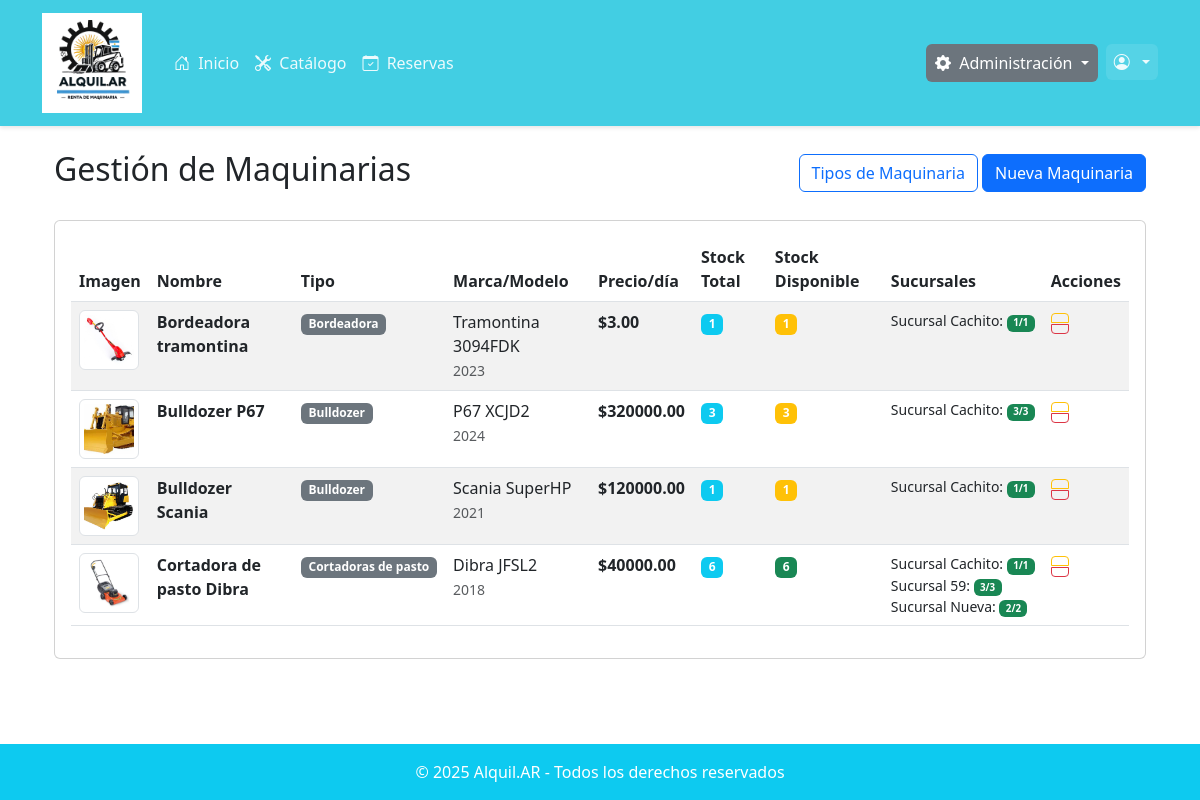
/maquinarias/ (signed in), run on the app's committed database.
### maquinarias/models.py (models this page shows, shortened)
class Maquinaria(models.Model):
    nombre = models.CharField(max_length=100)
    tipo = models.ForeignKey(TipoMaquinaria, on_delete=models.PROTECT, related_name='maquinarias')
    marca = models.CharField(max_length=50)
    modelo = models.CharField(max_length=50)
    anio = models.SmallIntegerField()
    descripcion = models.TextField()
    imagen = models.ImageField(upload_to='maquinarias/images', null=True, blank=True)
    precio_por_dia = models.FloatField()
    stock_total = models.PositiveIntegerField(default=0)
    stock_disponible = models.PositiveIntegerField(default=0)
    minimo = models.SmallIntegerField()
    maximo = models.SmallIntegerField()
    cantDias_total = models.SmallIntegerField()
    cantDias_parcial = models.SmallIntegerField()
    cantDias_nulo = models.SmallIntegerField()
    sucursales = models.ManyToManyField(Sucursal, through='MaquinariaStock', related_name='maquinarias')
    def get_stock_total(self):
        return self.stocks.aggregate(total=models.Sum('stock'))['total'] or 0
    def get_stock_disponible_total(self):
        return self.stocks.aggregate(total=models.Sum('stock_disponible'))['total'] or 0

class TipoMaquinaria(models.Model):
    nombre = models.CharField(max_length=50, unique=True)
    descripcion = models.TextField(blank=True, null=True)
    def __str__(self):
        return self.nombre
    class Meta:
        verbose_name = "Tipo de Maquinaria"
        verbose_name_plural = "Tipos de Maquinaria"

class MaquinariaStock(models.Model):
    maquinaria = models.ForeignKey(Maquinaria, on_delete=models.CASCADE, related_name='stocks')
    sucursal = models.ForeignKey(Sucursal, on_delete=models.CASCADE, related_name='stocks')
    stock = models.PositiveIntegerField(default=0, verbose_name="Stock Total")
    stock_disponible = models.PositiveIntegerField(default=0, verbose_name="Stock Disponible")
    fecha_actualizacion = models.DateTimeField(auto_now=True)
    class Meta:
        unique_together = ('maquinaria', 'sucursal')
        verbose_name = "Stock de Maquinaria"
        verbose_name_plural = "Stocks de Maquinaria"

### usuarios/models.py (models this page shows, shortened)
class Sucursal(models.Model):
    nombre = models.CharField(max_length=100)
    direccion = models.CharField(max_length=200)
    telefono = models.CharField(max_length=20, default="0")  # ✅ Campo teléfono agregado
    latitud = models.FloatField()
    longitud = models.FloatField()
    activa = models.BooleanField(default=True)

### usuarios/decorators.py (the view)
    def wrapper(request, *args, **kwargs):
        if request.user.is_authenticated and request.user.tipo == 'ADMIN':
            return view_func(request, *args, **kwargs)
        messages.error(request, "No tenés permiso para acceder a esta sección.")
        return redirect('home')  # o redirigí a otra página

### maquinarias/views.py (called while the page is built)
@login_required
@solo_admin
def maquinaria_list(request):
    maquinarias = Maquinaria.objects.all().order_by('nombre')
    paginator = Paginator(maquinarias, 10)
    page = request.GET.get('page')
    maquinarias = paginator.get_page(page)
    return render(request, 'maquinarias/maquinaria_list.html', {'maquinarias': maquinarias})

### maquinarias/templates/maquinarias/maquinaria_list.html (shortened to what this page needs)
{% extends 'base.html' %}
{% block content %}
<div class="container mt-4">
  <div class="row">
    <div class="col-12">
      <div class="d-flex justify-content-between align-items-center mb-4">
        <h2>Gestión de Maquinarias</h2>
        <div>
          <a href="{% url 'tipo_maquinaria_list' %}" class="btn btn-outline-primary">
             Tipos de Maquinaria
          </a>
          <a href="{% url 'maquinaria_create' %}" class="btn btn-primary">
             Nueva Maquinaria
          </a>
        </div>
      </div>
      <div class="card">
        <div class="card-body">
          <div class="table-responsive">
            <table class="table table-striped table-hover">
              <thead>
                <tr>
                  <th>Imagen</th>
                  <th>Nombre</th>
                  <th>Tipo</th>
                  <th>Marca/Modelo</th>
                  <th>Precio/día</th>
                  <th>Stock Total</th>
                  <th>Stock Disponible</th>
                  <th>Sucursales</th>
                  <th>Acciones</th>
                </tr>
              </thead>
              <tbody>
                {% for maquinaria in maquinarias %}
                <tr>
                  <td>
                    {% if maquinaria.imagen %}
                    <img src="{{ maquinaria.imagen.url }}"
                         alt="{{ maquinaria.nombre }}"
                         class="img-thumbnail"
                         style="width: 60px; height: 60px; object-fit: cover;">
                    {% else %}
                    <div class="bg-light d-flex align-items-center justify-content-center"
                         style="width: 60px; height: 60px;">
                      <i class="fas fa-tools text-muted"></i>
                    </div>
                    {% endif %}
                  </td>
                  <td>
                    <strong>{{ maquinaria.nombre }}</strong>
                  </td>
                  <td>
                    <span class="badge bg-secondary">{{ maquinaria.tipo }}</span>
                  </td>
                  <td>
                    {{ maquinaria.marca }} {{ maquinaria.modelo }}
                    <br>
                    <small class="text-muted">{{ maquinaria.anio }}</small>
                  </td>
                  <td>
                    <strong>${{ maquinaria.precio_por_dia|floatformat:2 }}</strong>
                  </td>
                  <td>
                    <span class="badge bg-info">{{ maquinaria.get_stock_total }}</span>
                  </td>
                  <td>
                    <span class="badge {% if maquinaria.get_stock_disponible_total > maquinaria.minimo %}bg-success{% elif maquinaria.get_stock_disponible_total > 0 %}bg-warning{% else %}bg-danger{% endif %}">
                      {{ maquinaria.get_stock_disponible_total }}
                    </span>
                  </td>
                  <td>
                    {% if maquinaria.stocks.count > 0 %}
                      <small>
                        {% for stock in maquinaria.stocks.all %}
                          <div class="text-nowrap">
                            {{ stock.sucursal.nombre }}:
                            <span class="badge badge-sm {% if stock.stock_disponible > 0 %}bg-success{% else %}bg-secondary{% endif %}">
                              {{ stock.stock_disponible }}/{{ stock.stock }}
                            </span>
                          </div>
                        {% endfor %}
                      </small>
                    {% else %}
                      <small class="text-muted">Sin asignar</small>
                    {% endif %}
                  </td>
                  <td>
                    <div class="btn-group-vertical btn-group-sm" role="group">
                      <a href="{% url 'maquinaria_update' maquinaria.pk %}"
                         class="btn btn-outline-warning btn-sm"
                         title="Editar">
                      </a>
                      <a href="{% url 'maquinaria_delete' maquinaria.pk %}"
                         class="btn btn-outline-danger btn-sm"
                         title="Eliminar"
                         onclick="return confirm('¿Está seguro que desea eliminar esta maquinaria?')">
                      </a>
                    </div>
                  </td>
                </tr>
                {% endfor %}
              </tbody>
            </table>
          </div>
        </div>
      </div>
    </div>
  </div>
</div>
{% endblock %}

### static/css/core.css (style rules this page uses)
:root { --color-primary: #42cee3; --color-primary-dark: #369aa9; --color-primary-darker: #2b7b87; --color-primary-light: #86e6f5; --color-primary-lighter: #a8f1fd; --color-dark: #333333; --color-gray: #666666; --color-light: #F8F9FA; --color-white: #FFFFFF; --shadow-sm: 0 2px 4px rgba(0, 0, 0, 0.1); --shadow-md: 0 4px 6px rgba(0, 0, 0, 0.15); }

### core/templates/base.html (style rules this page uses)
body { min-height: 100vh; display: flex; flex-direction: column; }

### maquinarias/templates/maquinarias/maquinaria_list.html (style rules this page uses)
.badge-sm { font-size: 0.7em; }
.btn-group-vertical .btn { margin-bottom: 2px; }

### data on the page
Maquinaria: imagen (placeholder picture), nombre "Bordeadora tramontina", tipo "Bordeadora", marca "Tramontina", modelo "3094FDK", anio "2023", precio_por_dia "3.00", get_stock_total "1", get_stock_disponible_total "1"
MaquinariaStock: sucursal.nombre "Sucursal Cachito", stock_disponible "1", stock "1"
Maquinaria: imagen (picture), nombre "Bulldozer P67", tipo "Bulldozer", marca "P67", modelo "XCJD2", anio "2024", precio_por_dia "320000.00", get_stock_total "3", get_stock_disponible_total "3"
MaquinariaStock: sucursal.nombre "Sucursal Cachito", stock_disponible "3", stock "3"
Maquinaria: imagen (placeholder picture), nombre "Bulldozer Scania", tipo "Bulldozer", marca "Scania", modelo "SuperHP", anio "2021", precio_por_dia "120000.00", get_stock_total "1", get_stock_disponible_total "1"
MaquinariaStock: sucursal.nombre "Sucursal Cachito", stock_disponible "1", stock "1"
Maquinaria: imagen (placeholder picture), nombre "Cortadora de pasto Dibra", tipo "Cortadoras de pasto", marca "Dibra", modelo "JFSL2", anio "2018", precio_por_dia "40000.00", get_stock_total "6", get_stock_disponible_total "6"
MaquinariaStock: sucursal.nombre "Sucursal Cachito", stock_disponible "1", stock "1"
MaquinariaStock: sucursal.nombre "Sucursal 59", stock_disponible "3", stock "3"
MaquinariaStock: sucursal.nombre "Sucursal Nueva", stock_disponible "2", stock "2"
